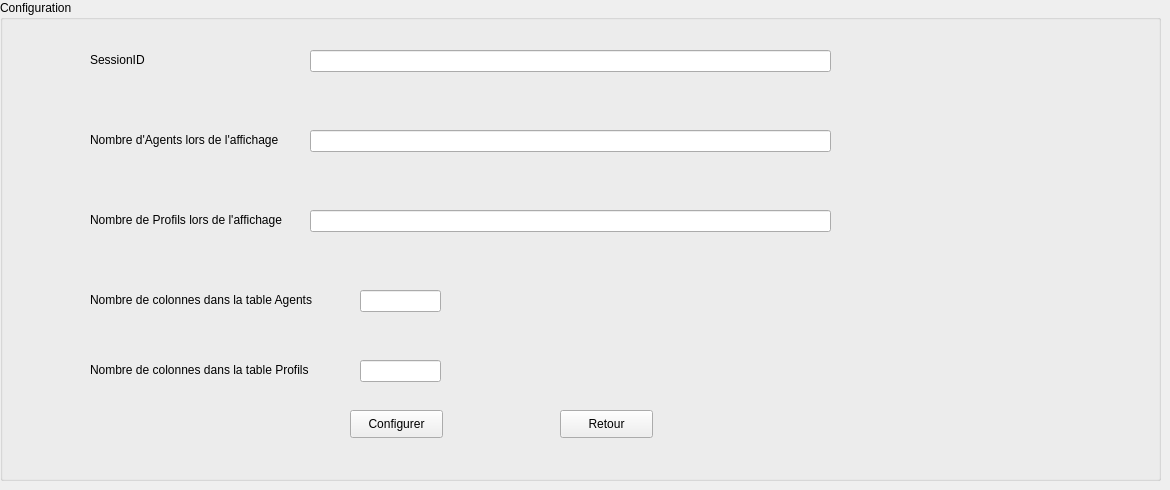
      <widget class="QWidget" name="page_12">
       <widget class="QGroupBox" name="groupBox_6">
        <property name="geometry">
         <rect>
          <x>0</x>
          <y>0</y>
          <width>1161</width>
          <height>481</height>
         </rect>
        </property>
        <property name="title">
         <string>Configuration</string>
        </property>
        <widget class="QLabel" name="configureSession">
         <property name="geometry">
          <rect>
           <x>90</x>
           <y>50</y>
           <width>131</width>
           <height>20</height>
          </rect>
         </property>
         <property name="text">
          <string>SessionID</string>
         </property>
        </widget>
        <widget class="QLineEdit" name="inputSessionConfiguration">
         <property name="geometry">
          <rect>
           <x>310</x>
           <y>50</y>
           <width>521</width>
           <height>22</height>
          </rect>
         </property>
        </widget>
        <widget class="QLabel" name="configureAgents">
         <property name="geometry">
          <rect>
           <x>90</x>
           <y>130</y>
           <width>221</width>
           <height>20</height>
          </rect>
         </property>
         <property name="text">
          <string>Nombre d'Agents lors de l'affichage</string>
         </property>
        </widget>
        <widget class="QLineEdit" name="inputAgentConfiguration">
         <property name="geometry">
          <rect>
           <x>310</x>
           <y>130</y>
           <width>521</width>
           <height>22</height>
          </rect>
         </property>
        </widget>
        <widget class="QLabel" name="configureProfil">
         <property name="geometry">
          <rect>
           <x>90</x>
           <y>210</y>
           <width>221</width>
           <height>20</height>
          </rect>
         </property>
         <property name="text">
          <string>Nombre de Profils lors de l'affichage</string>
         </property>
        </widget>
        <widget class="QLineEdit" name="inputProfilsConfiguration">
         <property name="geometry">
          <rect>
           <x>310</x>
           <y>210</y>
           <width>521</width>
           <height>22</height>
          </rect>
         </property>
        </widget>
        <widget class="QLabel" name="configureAgents_2">
         <property name="geometry">
          <rect>
           <x>90</x>
           <y>290</y>
           <width>251</width>
           <height>20</height>
          </rect>
         </property>
         <property name="text">
          <string>Nombre de colonnes dans la table Agents</string>
         </property>
        </widget>
        <widget class="QLineEdit" name="inputAgentColonneConfiguration">
         <property name="geometry">
          <rect>
           <x>360</x>
           <y>290</y>
           <width>81</width>
           <height>22</height>
          </rect>
         </property>
        </widget>
        <widget class="QLabel" name="configureProfils_2">
         <property name="geometry">
          <rect>
           <x>90</x>
           <y>360</y>
           <width>251</width>
           <height>20</height>
          </rect>
         </property>
         <property name="text">
          <string>Nombre de colonnes dans la table Profils</string>
         </property>
        </widget>
        <widget class="QLineEdit" name="inputColonneProfilConfiguration">
         <property name="geometry">
          <rect>
           <x>360</x>
           <y>360</y>
           <width>81</width>
           <height>22</height>
          </rect>
         </property>
        </widget>
        <widget class="QPushButton" name="pushButton_23">
         <property name="geometry">
          <rect>
           <x>350</x>
           <y>410</y>
           <width>93</width>
           <height>28</height>
          </rect>
         </property>
         <property name="text">
          <string>Configurer</string>
         </property>
        </widget>
        <widget class="QPushButton" name="pushButton_24">
         <property name="geometry">
          <rect>
           <x>560</x>
           <y>410</y>
           <width>93</width>
           <height>28</height>
          </rect>
         </property>
         <property name="text">
          <string>Retour</string>
         </property>
        </widget>
       </widget>
      </widget>
